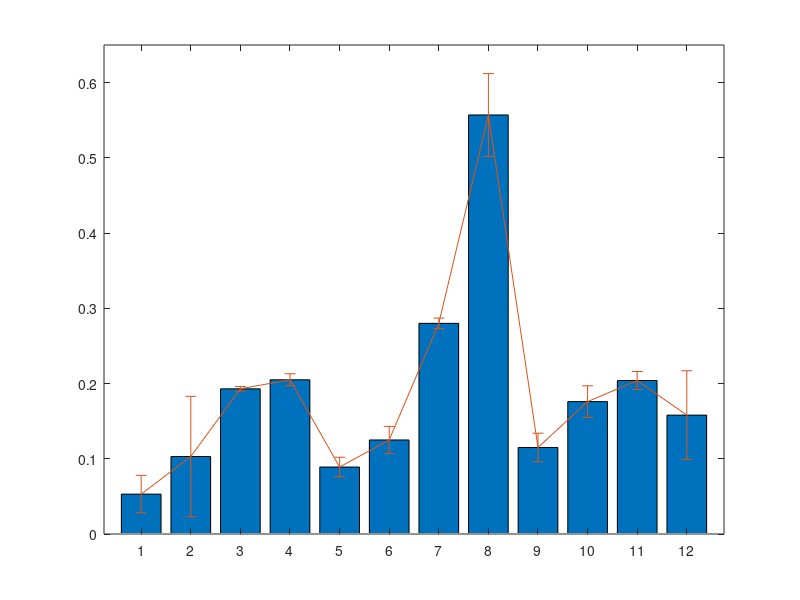

The MATLAB source for this figure:
close all

rms_errors = [0.053	0.025
0.103	0.080
0.193	0.003
0.205	0.008
0.089	0.013
0.125	0.018
0.280	0.007
0.557	0.055
0.115	0.019
0.176	0.021
0.204	0.012
0.158	0.059];

bar(rms_errors(:,1));
hold on
errorbar(rms_errors(:,1), rms_errors(:,2));
xlim([.25 12.75])
ylim([0 .65])